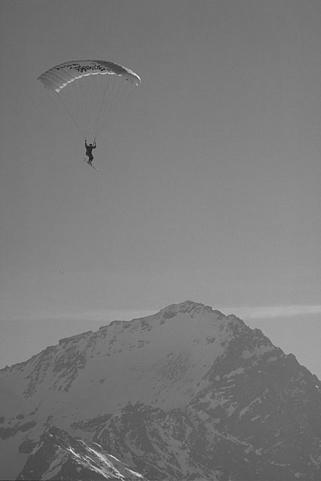
#> input picture data/fly.jpg, 321 x 481 px
$ python canny_edge_detector.py
#> lines starting #> are read from the running program, lines starting #| are printed output that depends on the picture; after the words box and inside, x2 and y2 are one past the last pixel; in counts of white or black regions, pixels touching at a corner belong together
# -*- coding: utf-8 -*-
# @Time    : 2018/10/2 22:34
# @Author  : Zhao Zhiwei
# @email   : 1596169007@qq.com
# @File    : canny_edge_detector.py

import numpy as np
import matplotlib.pyplot as plt
import math
import cv2
import copy


class CannyEdgeDetector(object):

    """
    A naive canny edge detector's implementations:

    Canny Edge Detect Algorithms Procedure:
    Step1: Apply gauss filter to smooth image in order to denoise
    Step2: Generate gradient intensity and phase map for smoothed image
    Step3: Apply non-maximum suppression(NMS) to get rid of spurious response to edge detection(Slim edge)
    Step4: Apply double threshold to determine potentials edges: (strong and weak)
    step5: Track edge by hysteresis:
    Finalize the detection of edges by suppressing all the other edges that are weak and not connected to strong edges.

    see this paper for more details :
    "A Computational Approach to Edge Detection" ,IEEE Transactions on Pattern Analysis and Machine Intelligence ( Volume: PAMI-8 , Issue: 6 , Nov. 1986 )
    """

    def __init__(self,img_path,kernel_size,sigma,threshold):
        """
        :param img_path: /path/to/image
        :param kernel_size: gauss'kernel's size
        :param sigma: gauss kernel's variance
        :param threshold: [low_threshold, high_threshold] for step4 ,eg:[0.2,0.6]

        """
        self.kernel_size = kernel_size
        self.sigma = sigma

        # define a set of kernel
        self.kernel_dic = {
                            'sobel_x': np.array([[-1,0,1],[-2,0,2],[-1,0,1]]),
                            'sobel_y': np.array([[1,2,1],[0,0,0],[-1,-2,-1]]),

                          }

        self.threshold = threshold

        # read image with gray mode
        self.img = cv2.imread(img_path,0)

        self.height = self.img.shape[0]
        self.width = self.img.shape[1]


    def gauss_filter(self):
        """
        Step1: Apply gauss filter to smooth image based on given gauss_kernel
        :return: gauss-blur img
        """
        img_blur = cv2.GaussianBlur(self.img,self.kernel_size,self.sigma)
        return img_blur

    def conv(self,img,filter_name):
        """
        implement a simple 2D-Conv operations
        :param filter_name: filter's name
        :return: feature map
        """
        mask = self.kernel_dic[filter_name]
        res = np.zeros((self.height,self.width))

        h_size = mask.shape[0]
        w_size = mask.shape[1]

        for h in range(self.height):
            for w in range(self.width):
                field = img[h:h+h_size, w:w+w_size]
                res[h][w] = np.sum(field*mask)

        return res


    def Gradients_Compute(self,img):
        """
        Step2: Generate gradient intensity and phase map for smoothed image

        sobel_x:   [-1 0 1;
                   -2 0 2;
                   -1 0 1];

        sobel_y:   [1 2 1;
                    0 0 0;
                  -1 -2 -1];
        :return:
        """

        h_size = 3
        w_size = 3
        # pad img to keep same size
        p = int((h_size-1)/2)
        q = int((w_size-1)/2)
        img_pad = np.pad(img,((p,p),(q,q)),'constant')

        grad_x = np.abs(self.conv(img_pad, 'sobel_x'))
        grad_y = np.abs(self.conv(img_pad, 'sobel_y'))

        grad_abs = np.sqrt(grad_x**2+grad_y**2)
        grad_phase = np.arctan2(grad_y,grad_x)*180/np.pi

        return grad_abs, grad_x, grad_y, grad_phase

    def NMS(self, det, phase):
        """
        apply NMS to every pixel
        :param det: grad_abs
        :param phase: grad_phase
        :return: pixel after NMS
        """
        gmax = np.zeros(det.shape)
        for i in range(gmax.shape[0]):
            for j in range(gmax.shape[1]):
                if phase[i][j] < 0:
                    phase[i][j] += 360
                # In order to beyond boarder
                if ((j + 1) < gmax.shape[1]) and ((j - 1) >= 0) and ((i + 1) < gmax.shape[0]) and ((i - 1) >= 0):
                    # 0 degrees
                    if (phase[i][j] >= 337.5 or phase[i][j] < 22.5) or (phase[i][j] >= 157.5 and phase[i][j] < 202.5):
                        # compare with respond two pixels
                        if det[i][j] >= det[i][j + 1] and det[i][j] >= det[i][j - 1]:
                            gmax[i][j] = det[i][j]
                    # 45 degrees
                    if (phase[i][j] >= 22.5 and phase[i][j] < 67.5) or (phase[i][j] >= 202.5 and phase[i][j] < 247.5):
                        if det[i][j] >= det[i - 1][j + 1] and det[i][j] >= det[i + 1][j - 1]:
                            gmax[i][j] = det[i][j]
                    # 90 degrees
                    if (phase[i][j] >= 67.5 and phase[i][j] < 112.5) or (phase[i][j] >= 247.5 and phase[i][j] < 292.5):
                        if det[i][j] >= det[i - 1][j] and det[i][j] >= det[i + 1][j]:
                            gmax[i][j] = det[i][j]
                    # 135 degrees
                    if (phase[i][j] >= 112.5 and phase[i][j] < 157.5) or (phase[i][j] >= 292.5 and phase[i][j] < 337.5):
                        if det[i][j] >= det[i - 1][j - 1] and det[i][j] >= det[i + 1][j + 1]:
                            gmax[i][j] = det[i][j]
        return gmax

    def double_threshold(self,grad_nms):
        """
        procedure:
        if grad_intensity[i][j]>high_threshold:
            grad_intensity[i][j] = high_threshold
        elif grad_intensity[i][j]>low_threshold:
            grad_intensity[i][j] = low_threshold
        else:
            grad_intensity[i][j] = 0

        :param grad_nms: grad_intensity after nms
        :return: a grad_intensity which contains [weak,strong]
                 a flag array record edge's locations

        """
        # a flag
        is_edge = np.zeros(grad_nms.shape)
        grad_th = np.zeros(grad_nms.shape)
        strong = 1.0
        weak = 0.4
        mmax = np.max(grad_nms)
        print(grad_nms)

        low_threshold = self.threshold[0]*mmax
        high_threshold = self.threshold[1]*mmax

        for i in range(grad_nms.shape[0]):
            for j in range(grad_nms.shape[1]):
                if grad_nms[i][j]>=high_threshold:
                    grad_th[i][j] = strong
                    is_edge[i][j] = 1.0
                elif grad_nms[i][j] >= low_threshold:
                    grad_th[i][j] = weak
                else :
                    grad_th[i][j] = 0

        return grad_th, is_edge

    def track(self, gradmCopy, is_edge):
        """

        :param gradmCopy: grad_intensity after double threshold
        :param is_edge: A flag matrix record edge's locations
        :return: A flag matrix record edge's locations
        """
        strong = 1.0
        weak = 0.4
        height = gradmCopy.shape[0]
        width = gradmCopy.shape[1]

        for ii in range(1,height-2):
            for jj in range(1,width-2):

                flag = True

                if gradmCopy[ii][jj] == weak:

                    neighbors = [
                                 [gradmCopy[ii - 1][jj - 1], gradmCopy[ii - 1][jj], gradmCopy[ii - 1][jj + 1] ],
                                 [gradmCopy[ii][jj - 1], 0, gradmCopy[ii][jj + 1] ],
                                 [gradmCopy[ii + 1][jj - 1], gradmCopy[ii + 1][jj], gradmCopy[ii + 1][jj + 1]]
                                 ]

                    for i in range(3):
                        for j in range(3):
                            if neighbors[i][j] == strong:
                                flag = True
                                break

                    if flag==True:
                        is_edge[ii][jj] = 1.0

        return is_edge


img = cv2.imread('./data/fly.jpg',0)
#> img is the input picture: shape (481, 321); min 25, max 242, mean 121.7
img_gt = cv2.imread('./data/flygt.jpg',0)
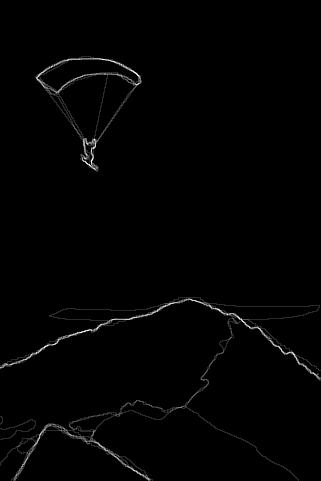
#> input picture data/flygt.jpg, 321 x 481 px
#> img_gt is the input picture: shape (481, 321); min 0, max 255, mean 2.7

ced = CannyEdgeDetector('./data/fly.jpg',(5,5), 1.4, (0.10,0.60))

blur = cv2.GaussianBlur(img,(5,5),1.4)
canny = cv2.Canny(img,130,240)
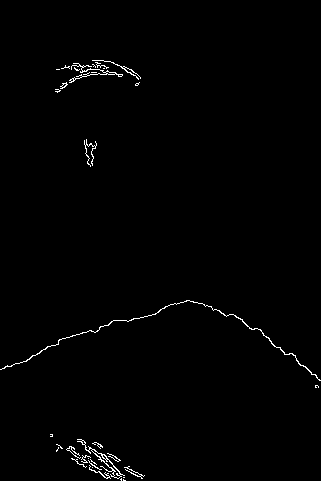
#> canny: shape (481, 321); 0.89% white in thin lines or dots, all inside (x1, y1, x2, y2) = (0, 60, 321, 481)


img_blur = ced.gauss_filter()
grad_abs, grad_x, grad_y, grad_phase = ced.Gradients_Compute(img_blur)
#> call 2 of conv, with filter_name = 'sobel_y'
#> after the loop in conv (call 2), `for h in range(self.height):`:
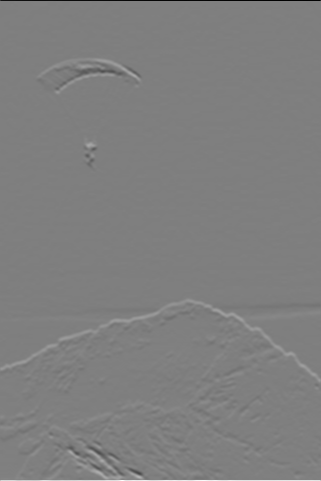
#> res: shape (481, 321) float64; min -468, max 470, mean 0.2; drawn with min black and max white
#> in Gradients_Compute, `grad_phase = np.arctan2(grad_y,grad_x)*180/np.pi`:
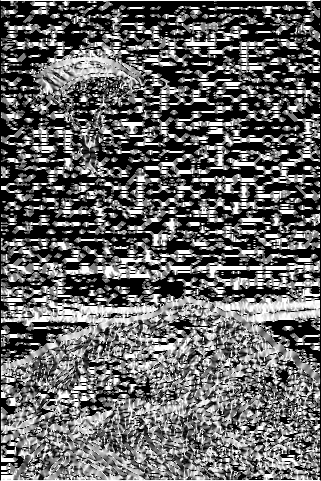
#> grad_phase: shape (481, 321) float64; min 0, max 90, mean 35.9; drawn with min black and max white
grad_nms = ced.NMS(grad_abs,grad_phase)
#> after the loop in NMS, `for i in range(gmax.shape[0]):`:
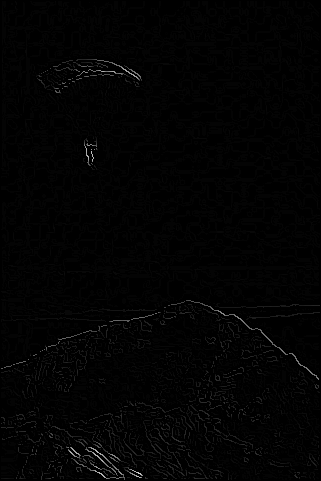
#> gmax: shape (481, 321) float64; min 0, max 219.7, mean 3
grad_th, is_edge = ced.double_threshold(grad_nms)
#> in double_threshold, `mmax = np.max(grad_nms)`: mmax = 219.7
#> (printed output is left out)
#> in double_threshold, `low_threshold = self.threshold[0]*mmax`: low_threshold = 21.97
#> in double_threshold, `high_threshold = self.threshold[1]*mmax`: high_threshold = 131.8
#> after the loop in double_threshold, `for i in range(grad_nms.shape[0]):`:
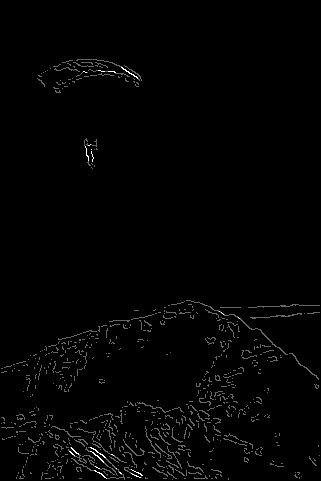
#> grad_th: shape (481, 321) float64; min 0, max 1, mean 0.0124
#> after the loop in double_threshold, `for i in range(grad_nms.shape[0]):`: is_edge: shape (481, 321) float64; values 0 (black) and 1 (white), 0.14% white in thin lines or dots, all inside (x1, y1, x2, y2) = (69, 67, 240, 479)
edge = ced.track(grad_th,is_edge)
#> after the loop in track, `for ii in range(1,height-2):`:
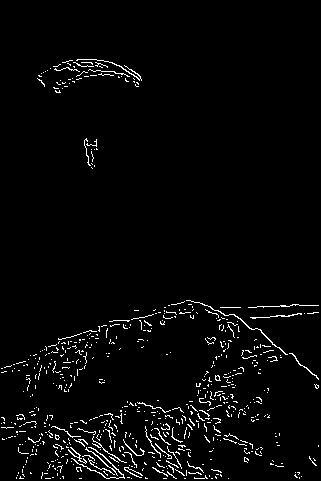
#> is_edge: shape (481, 321) float64; values 0 (black) and 1 (white), 2.9% white in thin lines or dots, all inside (x1, y1, x2, y2) = (1, 59, 319, 479)


plt.figure(figsize=(10,5))
plt.subplot(221)
plt.imshow(img_blur,cmap='gray')
plt.title('Gauss blur')
plt.subplot(223)
plt.imshow(grad_x,cmap='gray')
plt.title('vertical Edge')
plt.subplot(224)
plt.imshow(grad_y,cmap='gray')
plt.title('horizontal Edge')
plt.subplot(222)
plt.imshow(grad_abs,cmap='gray')
plt.title('Edge')


plt.figure(figsize=(10,5))

plt.subplot(231)
plt.imshow(img,cmap='gray')
plt.title('Origin')

plt.subplot(232)
plt.imshow(img_blur,cmap='gray')
plt.title('Step1:Gauss Blur')

plt.subplot(233)
plt.imshow(grad_abs,cmap='gray')
plt.title('Step2:Gradients')

plt.subplot(234)
plt.imshow(grad_nms,cmap='gray')
plt.title('Step3:NMS')

plt.subplot(235)
plt.imshow(grad_th,cmap='gray')
plt.title('Step4:Double-Threshold')

plt.subplot(236)
plt.imshow(edge,cmap='gray')
print(edge)
#> (printed output is left out)
plt.title('Step5:Track-Final')

plt.figure(figsize=(12,7))

plt.subplot(221)
plt.imshow(img,cmap='gray')
plt.title('Original')

plt.subplot(222)
plt.imshow(img_gt,cmap='gray')
plt.title('Ground Truth')

plt.subplot(223)
plt.imshow(canny,cmap='gray')
plt.title('Opencv Result')

plt.subplot(224)
plt.imshow(edge,cmap='gray')
plt.title('My Result')

plt.show()
